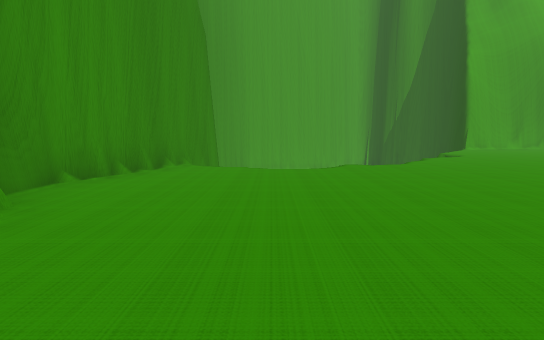
View 1 (above)

16 first-person views from a walk through a 3-D level made in the Unity game engine. The camera is 1.4 m above the floor, tilts 6° down and sees 75° across. The floor is counted in squares, 2 m on a side. Each view is taken from the middle of a square. On the plan, view 1 faces up. The plan holds only what a view shows up to about 11 squares ahead; the rest is blank. The place goes on beyond the plan. The player character is not drawn. Some surface patterns are stand-ins.

View 2
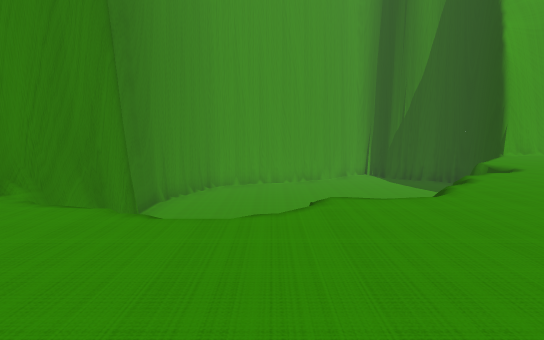

View 3
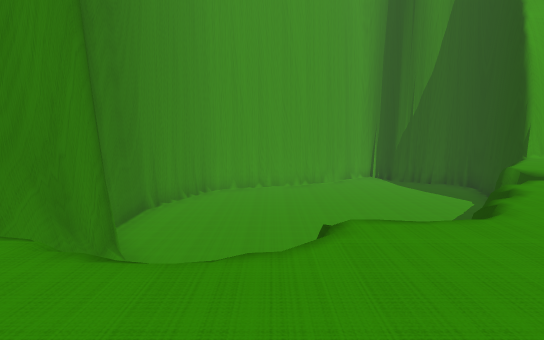

View 4
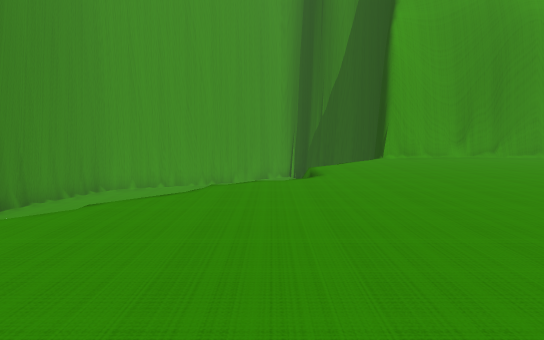

View 5
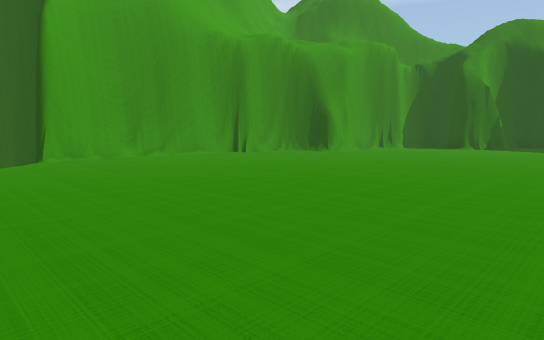

View 6
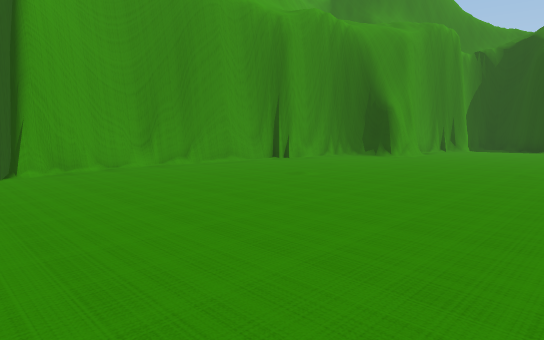

View 7
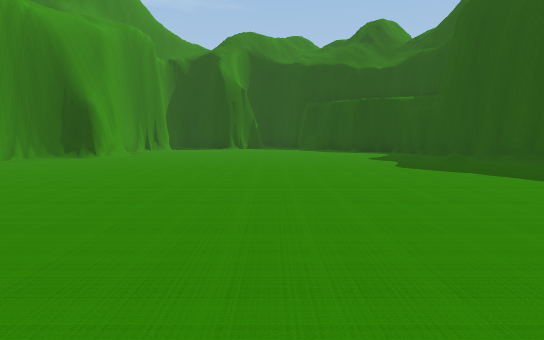

View 8
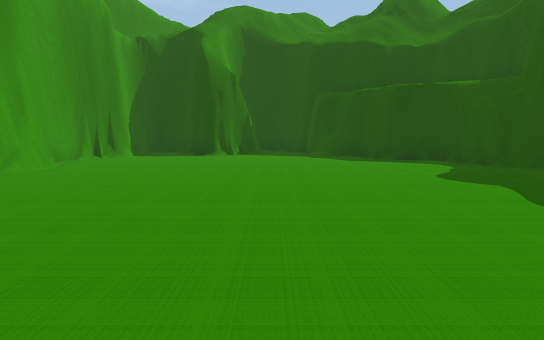

View 9
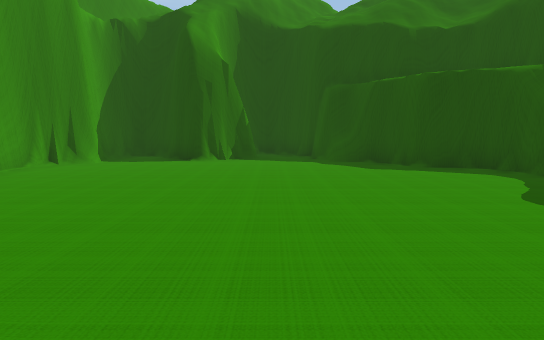

View 10
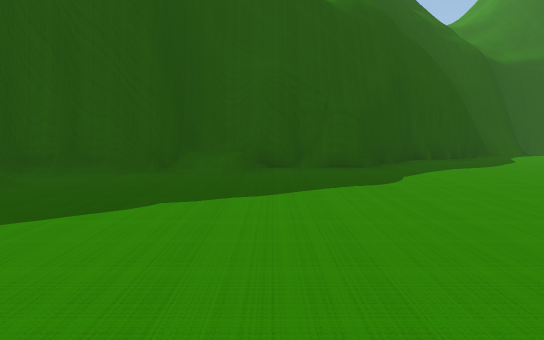

View 11
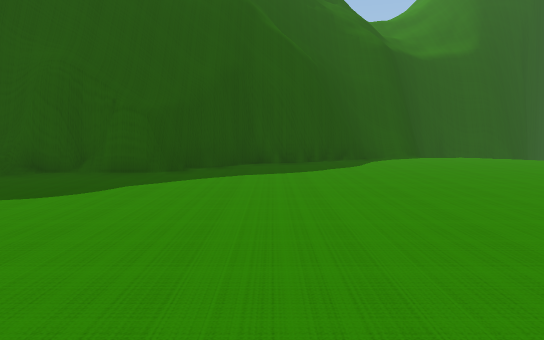

View 12
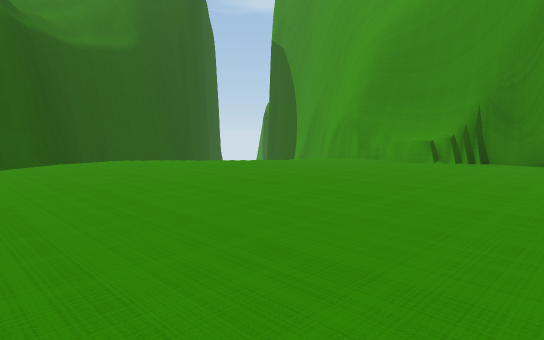

View 13
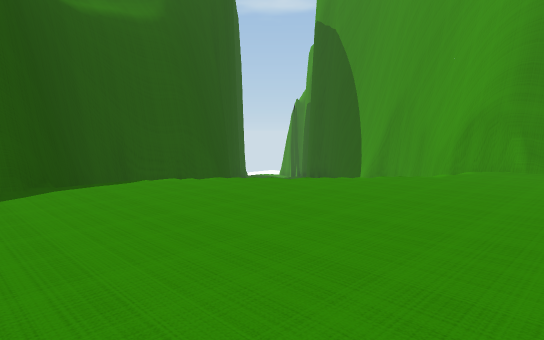

View 14
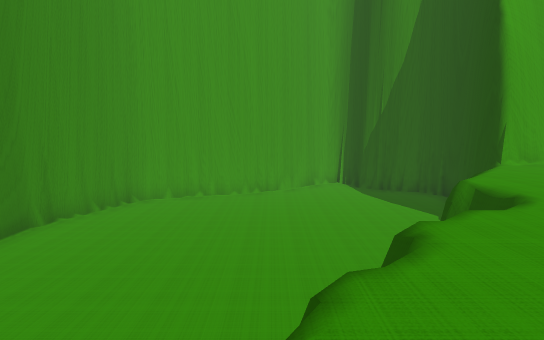

View 15
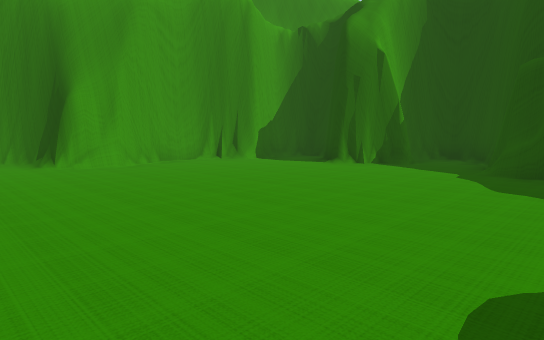

View 16
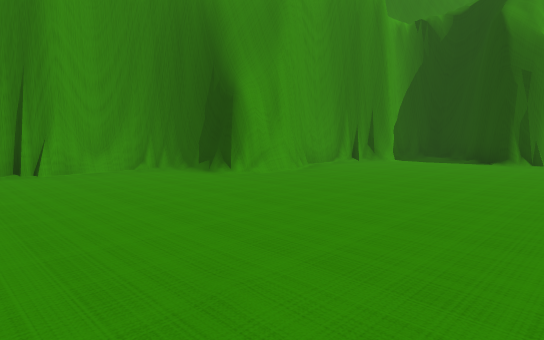

### Floor plan
Key: @ floor where view 1 was taken; # wall or solid block; x gap in a wall; . floor; / step, stairs or slope; v drop or lower ground.
Columns run from 5 left of view 1 to 25 right of it. Each row starts with its distance up from view 1.
 18    #vvvvvvvvvv#
 17   ##vvvvvvvvvv#
 16   #vvvvvvvvvvv####
 15   #vvvvvvvvvvx#..######
 14   #vvvvvvvvvv.........#
 13   #vvvvvvvvv..........###.####
 12    vvvvvvvv..................#
 11    #vvvvv  .................##
 10    #v    v.................###
  9    #    v...................###
  8   ##v vv......................#
  7   #..v.......................##
  6   #........................###
  5   #.......................##
  4   #......................##
  3   #....................###
  2   #................./###
  1   #...............####
  0  ##v.@.........####
 -1 ##v  v........##
 -2 #v    v..../###
 -3 v      v///##
 -4         v###
 -5         ##
 -6        ##

Positions as (right, up) in squares from view 1, and headings:
1: (0, 0), facing up
2: (1, 4), facing up
3: (1, 5), facing up
4: (5, 5), facing up
5: (6, 5), facing up-right
6: (7, 8), facing up-right
7: (7, 8), facing right
8: (11, 8), facing right
9: (13, 8), facing right
10: (12, 8), facing down
11: (8, 7), facing down
12: (6, 6), facing down-left
13: (5, 2), facing down-left
14: (3, 7), facing up
15: (15, 5), facing up-right
16: (13, 8), facing up-right
